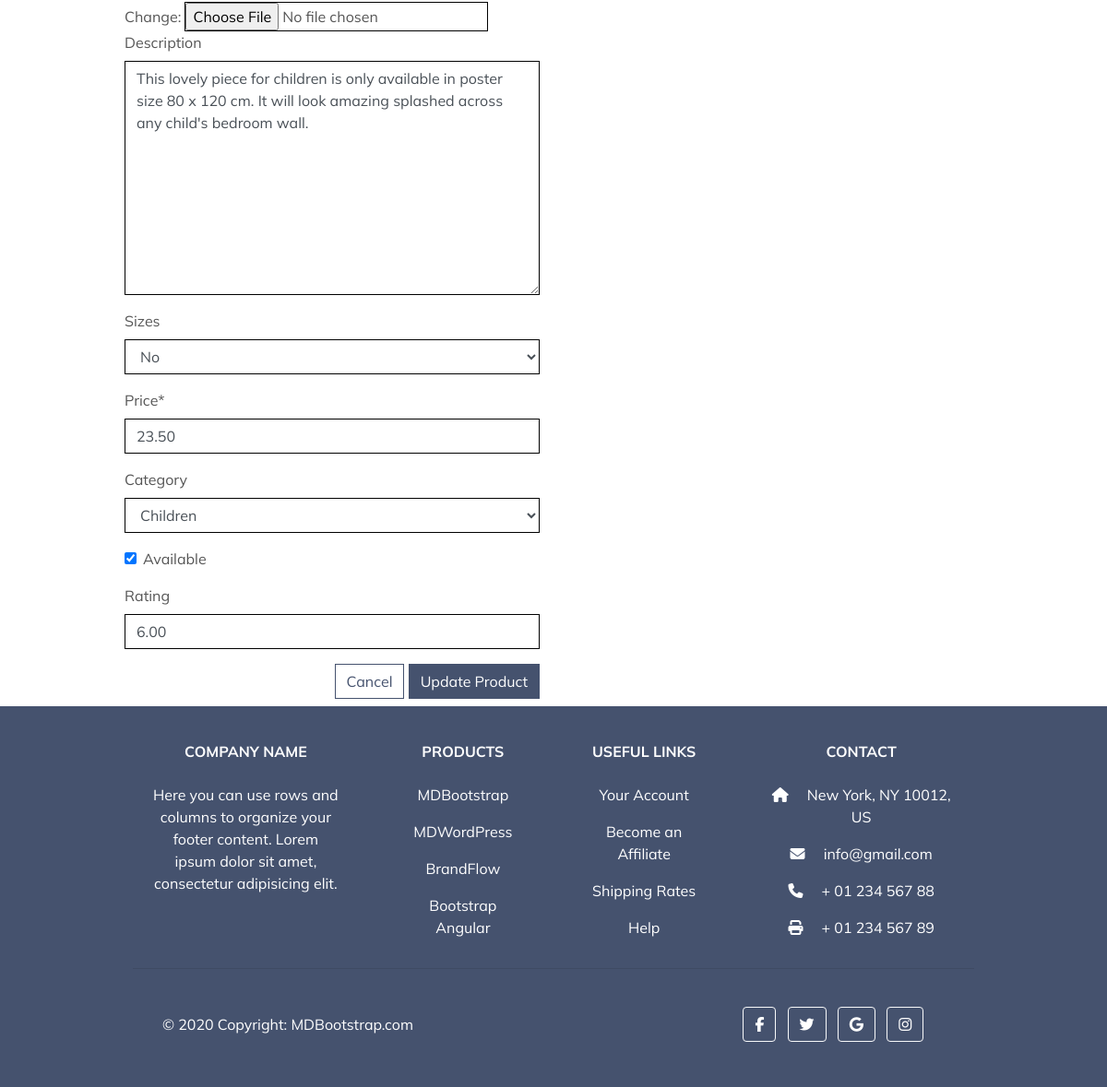
The page /products/edit/7/ (signed in, lower part) on the database as committed earlier.
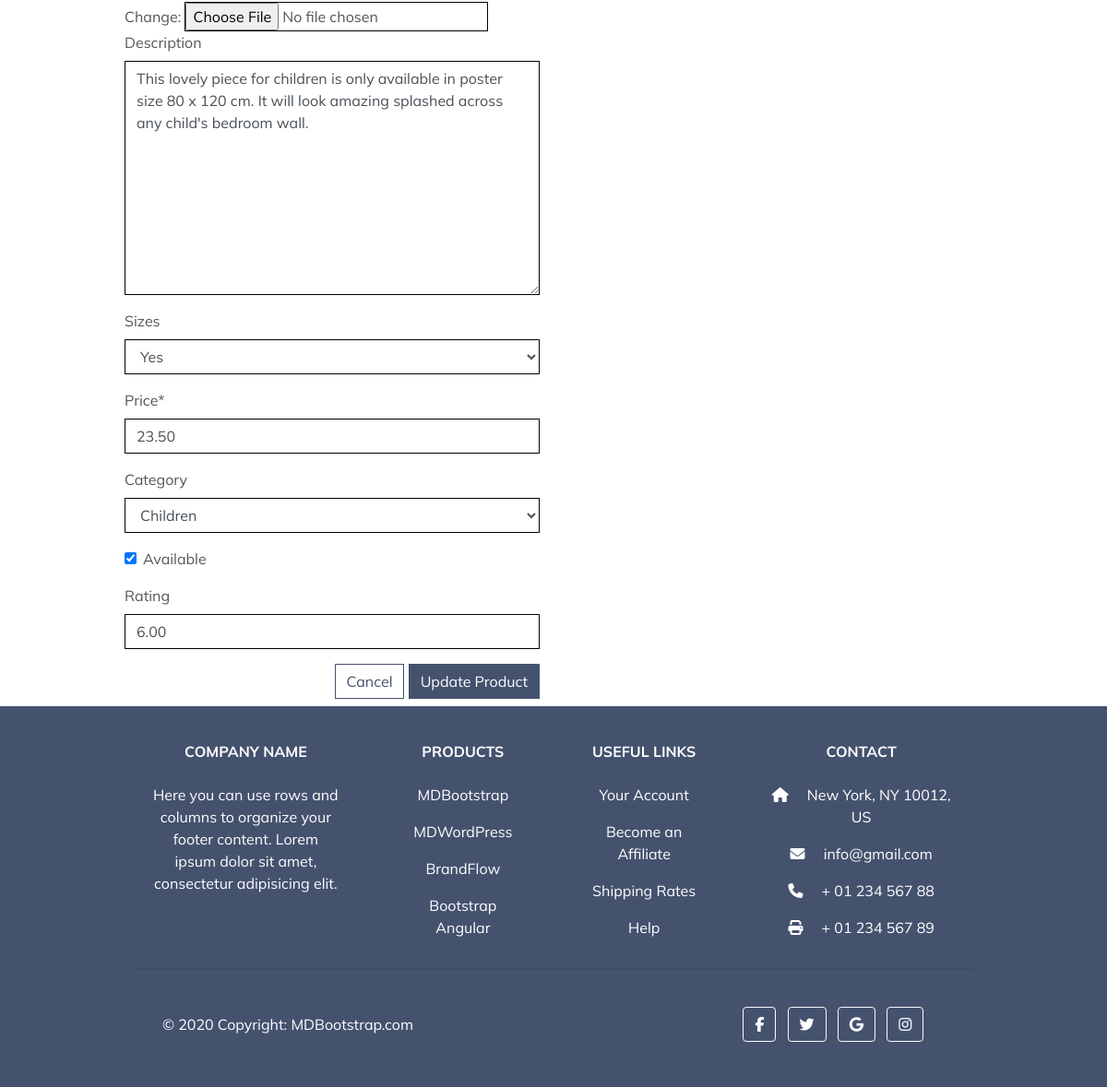
The same page on the database as committed later.
### products/models.py (models this page shows, shortened)
class Product(models.Model):
    sku = models.CharField(max_length=15,
                           default=get_random_string,
                           null=True, blank=True)
    name = models.CharField(max_length=200)
    slug = models.SlugField(max_length=200, unique=True)
    image = models.ImageField(null=True, blank=True)
    description = models.TextField(blank=True)
    sizes = models.BooleanField(default=False, null=True, blank=True)
    price = models.DecimalField(default=9.95, max_digits=8, decimal_places=2)
    category = models.ForeignKey('Category', null=True,
                                 blank=True, on_delete=models.SET_NULL)
    available = models.BooleanField(default=True)
    rating = models.DecimalField(max_digits=7, decimal_places=2,
                                 null=True, blank=True)
    created = models.DateTimeField(auto_now_add=True)
    updated = models.DateTimeField(auto_now=True)

### products/views.py (the view)
# urls.py: path('edit/<int:product_id>/', views.edit_product, name='edit_product'),
@login_required
def edit_product(request, product_id):
    if not request.user.is_superuser:
        messages.error(request, 'Sorry, only store owners can do that.')
        return redirect(reverse('home'))
    product = get_object_or_404(Product, pk=product_id)
    if request.method == 'POST':
        form = ProductForm(request.POST, request.FILES, instance=product)
        if form.is_valid():
            form.save()
            messages.success(request, 'The product was updated successfully!')
            return redirect(reverse('product_detail', args=[product.id]))
        else:
            messages.error(request, (
                'Failed to update product, please check your form for errors.'
            ))
    else:
        form = ProductForm(instance=product)
    messages.info(request, f'You are editing {product.name}')
    template = 'products/edit_product.html'
    context = {
        'form': form,
        'product': product
    }
    return render(request, template, context)

### products/forms.py
class ProductForm(forms.ModelForm):
    class Meta:
        model = Product
        fields = '__all__'
    def __init__(self, *args, **kwargs):
        super().__init__(*args, **kwargs)
        categories = Category.objects.all()
        friendly_names = [(c.id, c.get_friendly_name()) for c in categories]
        self.fields['category'].choices = friendly_names
        for field_name, field in self.fields.items():
            field.widget.attrs['class'] = 'border-black rounded-0'

### products/models.py (called while the page is built)
    def get_friendly_name(self):
        return self.friendly_name

### products/templates/products/edit_product.html (shortened to what this page needs)
{% extends "base.html" %}
{% load static %}
{% block content %}
    <div class="overlay"></div>
    <div class="container">
        <div class="row">
            <div class="col-12 col-md-6">
                <form method="POST" action="{% url 'edit_product' product.id %}" class="form mb-2" enctype="multipart/form-data">
                    {% for field in form %}
                        {% if field.name != 'image' %}
                            {{ field | as_crispy_field }}
                        {% else %}
                            {{ field }}
                        {% endif %}
                    {% endfor %}
                    <div class="text-right">
                        <a class="btn btn-outline-black rounded-0" href="{% url 'products' %}">Cancel</a>
                        <button class="btn btn-black rounded-0" type="submit">Update Product</button>
                    </div>
                </form>
            </div>
        </div>
    </div>
{% endblock %}

Rows that differ between the two databases and show on the page:
changed Product "Children": sizes "No" → "Yes"
